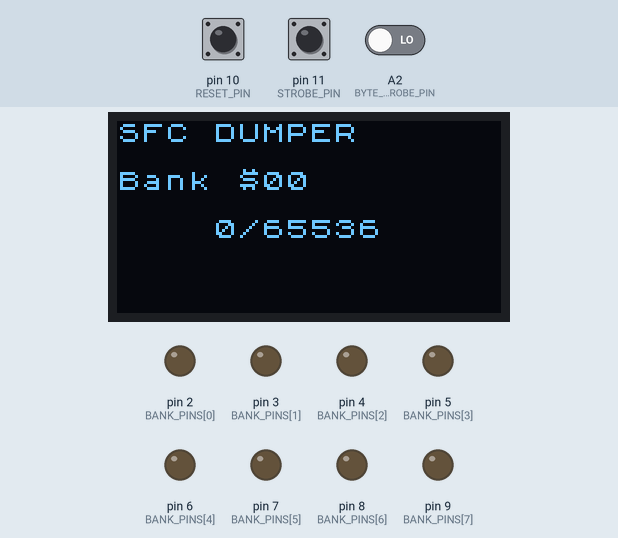
The sketch below on a simulated Arduino Nano, built with avr-gcc and run on an emulated ATmega328P. Parts: 128×64 one-colour display, output pins drawn as LEDs (lit = HIGH). Inputs (shaded band) come from the test bench; at power-on: pin 11 (STROBE_PIN) LOW, A2 (BYTE_STROBE_PIN) LOW, pin 10 (RESET_PIN) LOW.

Above: at 1.3 s.
1.4 s: pin 11 (STROBE_PIN) driven HIGH
At 2.0 s:
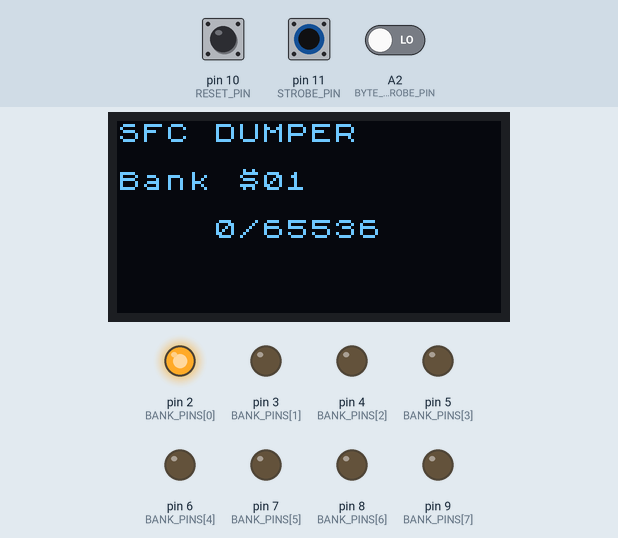
3.0 s: A2 (BYTE_STROBE_PIN) driven HIGH
At 4.2 s:
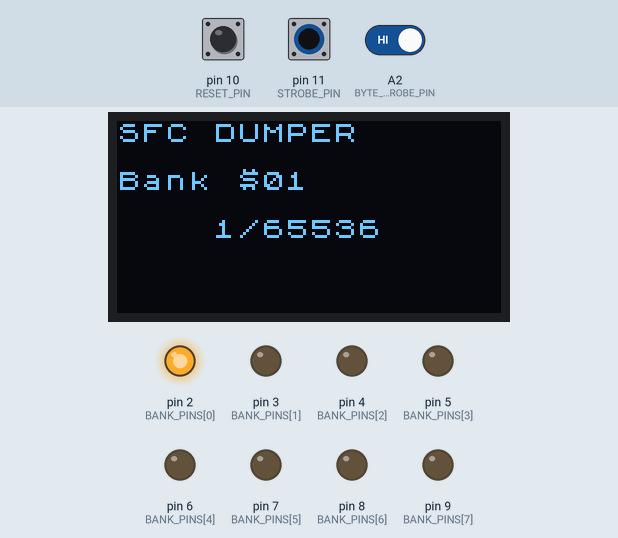
4.5 s: pin 10 (RESET_PIN) pulled HIGH for 0.15 s
At 4.57 s:
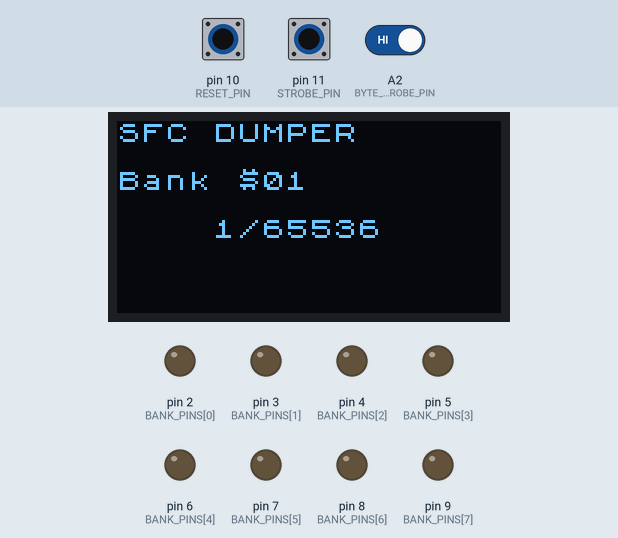
6.1 s: pin 11 (STROBE_PIN) pulsed LOW 2 times (0.12 s each, 0.3 s apart)
At 7.8 s:
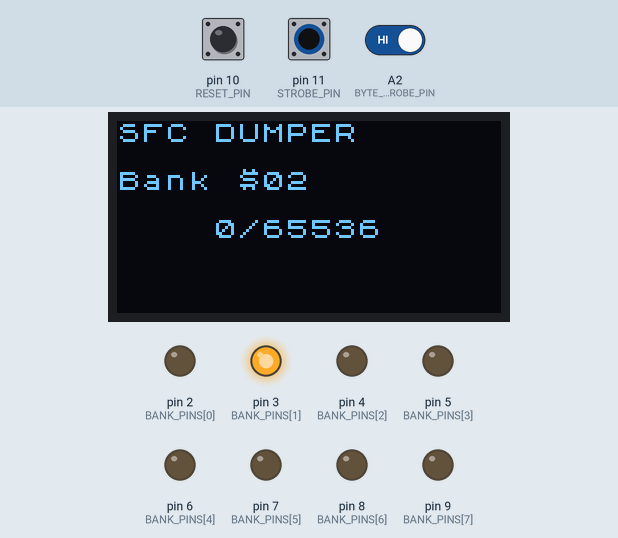
8.2 s: pin 10 (RESET_PIN) pulled HIGH for 1 s
At 8.7 s:
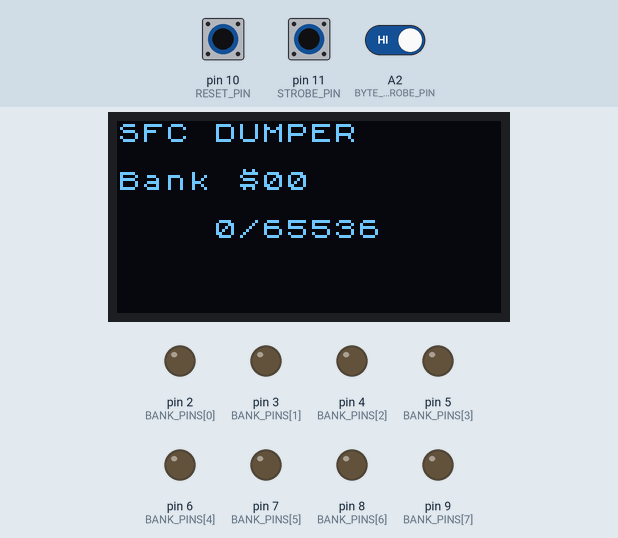
10.7 s: pin 11 (STROBE_PIN) pulsed LOW 5 times (0.12 s each, 0.3 s apart)
At 13.0 s:
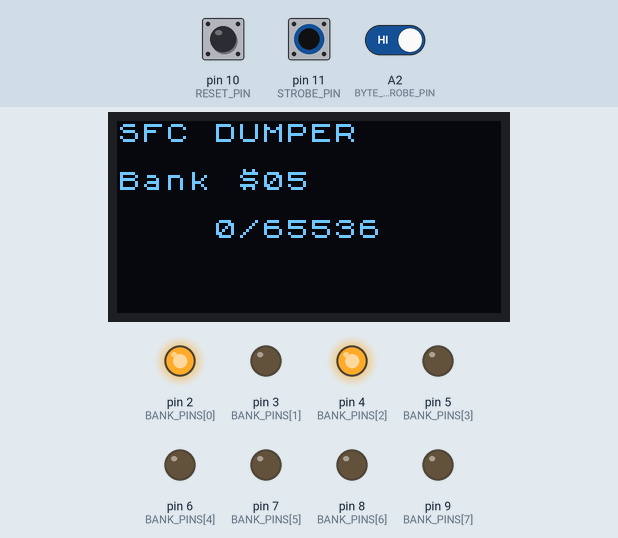
Timing chart, 0 to 14.5 s (numbered marks = the images above; inputs shaded):
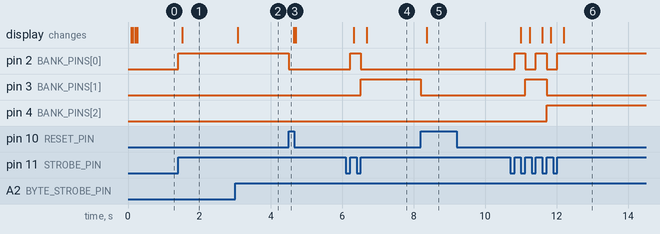

The sketch:

nano3_bank.ino
```cpp
// Nano-3: cart A16-A23（バンク）カウンタ ＋ OLED進捗表示
// Nano-1のアドレスカウンタと同じ「STROBEで+1、RESETで0」方式。
// 旧DATA/CLK/LATCHのシフトレジスタ方式は、2枚のNanoが非同期クロックで動くため
// タイミングのレースでビットを取りこぼし不安定だったので廃止した。
// 配線は変更していない。旧BANK_DATA線(D10)をRESET、旧BANK_CLK線(D11)をSTROBEとして使う。
// 旧BANK_LATCH線(D12)は未使用。
//
// Nano-1と同じ理由でピン変化割り込みを使う（ポーリングだとパルスを取りこぼす）。
//
// ■ OLEDをNano-2からこちらへ移した理由
// 元はNano-2が読み出しループの中で8192バイトごとにI2Cをビットバンギングしていた。
// 読み出しの真っ最中に数msかけてピンを叩き、表示モジュールが電流を食う設計で、
// 読み取り品質への影響が疑われた。またNano-2のD11をカートのクロック出力に明け渡した際、
// OLEDのデータ線をD13へ逃がしたところ基板上のLEDと抵抗が負荷になって表示できなくなり、
// Nano-2には他に空きピンが無かった。
//
// Nano-3は本来ほぼ遊んでいる上に、**バンク番号をすでに知っている**（ストローブを数えた
// 値がそのままバンク番号）。バイト位置もNano-2→Nano-1のSTROBE線を分岐して数えれば分かる。
// 表示が多少もたついても、あるいは取りこぼしても、**ダンプの正しさには一切影響しない**。
//
// ピン割り当てとポートの対応:
//   A16-A21 -> D2-D7  = PORTD bit2-7
//   A22-A23 -> D8-D9  = PORTB bit0-1
//   RESET   -> D10    = PINB bit2 (PCINT2)
//   STROBE  -> D11    = PINB bit3 (PCINT3)
//   OLED SCL-> A0                          (ソフトI2C。D13はLEDが負荷になるので使わない)
//   OLED SDA-> A1
//   BYTE STB-> A2     = PINC bit2 (PCINT10) Nano-2 D4から分岐した1バイトごとのパルス

#include <U8x8lib.h>

const uint8_t BANK_PINS[8] = {2, 3, 4, 5, 6, 7, 8, 9}; // A16..A23
const uint8_t RESET_PIN = 10;
const uint8_t STROBE_PIN = 11;
const uint8_t BYTE_STROBE_PIN = A2;

#define RESET_BIT  _BV(PB2)
#define STROBE_BIT _BV(PB3)
#define BYTE_BIT   _BV(PC2)

U8X8_SH1106_128X64_NONAME_SW_I2C oled(/*clock=*/ A0, /*data=*/ A1, /*reset=*/ U8X8_PIN_NONE);

volatile uint8_t bank = 0;
volatile uint16_t byteCount = 0;

static inline void writeBank(uint8_t v) {
  // PORTD bit0,1 は RX/TX、PORTB bit2,3 は入力、bit6,7 は水晶なので保存する
  PORTD = (PORTD & 0x03) | (uint8_t)((v & 0x3F) << 2);
  PORTB = (PORTB & 0xFC) | (uint8_t)((v >> 6) & 0x03);
}

// PCINT0 は PORTB の変化でまとめて呼ばれる。立ち上がりだけを拾う。
ISR(PCINT0_vect) {
  static uint8_t last = 0;
  const uint8_t now = PINB & (STROBE_BIT | RESET_BIT);
  const uint8_t rose = (uint8_t)(now & ~last);
  last = now;

  if (rose & RESET_BIT) {
    bank = 0;
    byteCount = 0;   // 1バンク読み出しの開始。バイト位置も0から
    writeBank(0);
  } else if (rose & STROBE_BIT) {
    writeBank(++bank);
  }
}

// PCINT1 は PORTC の変化。A2(バイトストローブ)だけを有効にしてある。
// 1バイトあたり47us程度なので約21kHz。表示用の数え上げなので、
// OLED更新中に取りこぼしても表示がわずかにずれるだけで実害はない。
ISR(PCINT1_vect) {
  static uint8_t last = 0;
  const uint8_t now = PINC & BYTE_BIT;
  if (now && !last) byteCount++;
  last = now;
}

void setup() {
  for (uint8_t i = 0; i < 8; i++) pinMode(BANK_PINS[i], OUTPUT);
  pinMode(RESET_PIN, INPUT);
  pinMode(STROBE_PIN, INPUT);
  pinMode(BYTE_STROBE_PIN, INPUT);
  writeBank(0);

  // 以前はここで TIMSK0 = 0 として millis() を止めていた。ポーリングで
  // パルスを追っていた頃、タイマ割り込みが邪魔だったため。割り込み方式に
  // 変えた時点でその理由は消えており、U8x8が delay() を使うので有効に戻す。

  oled.begin();
  oled.setFont(u8x8_font_chroma48medium8_r);
  oled.clear();
  oled.drawString(0, 0, "SFC DUMPER");
  oled.drawString(0, 2, "waiting...");

  PCICR |= _BV(PCIE0) | _BV(PCIE1);
  PCMSK0 = STROBE_BIT | RESET_BIT;
  PCMSK1 = _BV(PCINT10);   // A2のみ。A0/A1はI2C出力なので絶対に含めない
  sei();
}

void loop() {
  // 割り込みで進む値を、人が読める速さで描くだけ。
  // I2Cは数ms掛かるので、毎回描くと割り込みを塞ぐ時間が増える。
  static uint32_t lastDraw = 0;
  static uint8_t shownBank = 255;
  if (millis() - lastDraw < 120) return;
  lastDraw = millis();

  uint8_t b;
  uint16_t n;
  noInterrupts();          // 16bitの読み出しは分割されると壊れるので止めて読む
  b = bank;
  n = byteCount;
  interrupts();

  char line[17];
  if (b != shownBank) {
    shownBank = b;
    snprintf(line, sizeof(line), "Bank $%02X       ", (unsigned)b);
    oled.drawString(0, 2, line);
  }
  snprintf(line, sizeof(line), "%5u/65536    ", (unsigned)n);
  oled.drawString(0, 4, line);
}
```

Measured:
- after the input at 1.4 s, pin 2 (BANK_PINS[0]): LOW → HIGH at once; the display: changes after 0.12 s (image 1)
- after the input at 3.0 s, the display: changes after 0.08 s (image 2)
- after the input at 4.5 s, pin 2 (BANK_PINS[0]): HIGH → LOW at once
- after the input at 6.1 s, pin 2 (BANK_PINS[0]): LOW → HIGH after 0.12 s, → LOW 0.30 s later; pin 3 (BANK_PINS[1]): LOW → HIGH after 0.42 s; the display: first changes after 0.22 s (image 4 shows a later state)
- after the input at 8.2 s, pin 3 (BANK_PINS[1]): HIGH → LOW at once; the display: changes after 0.16 s (image 5)
- after the input at 10.7 s, pin 2 (BANK_PINS[0]): alternates HIGH for 0.30 s and LOW for 0.30 s, 5 changes in all, then stays HIGH, starting after 0.12 s; pin 3 (BANK_PINS[1]): LOW → HIGH after 0.42 s, → LOW 0.60 s later; pin 4 (BANK_PINS[2]): LOW → HIGH after 1.0 s; the display: first changes after 0.30 s (image 6 shows a later state)
